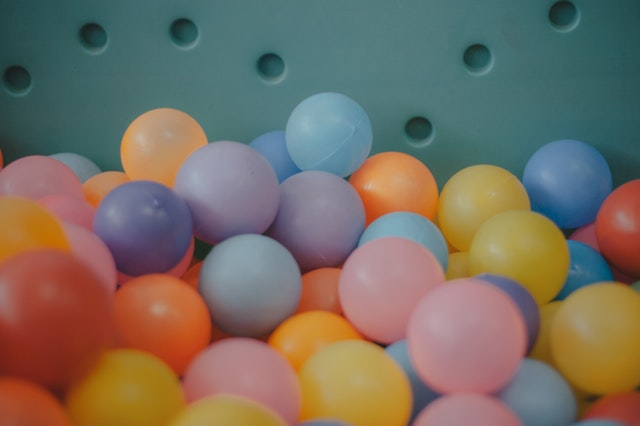
#> input picture opencv_udemy/balls.jpg, 640 x 426 px, given in place of the camera
$ python 28_real_time_shape_detection.py
#> lines starting #> are read from the running program, lines starting #| are printed output that depends on the picture; after the words box and inside, x2 and y2 are one past the last pixel; in counts of white or black regions, pixels touching at a corner belong together
import cv2
import numpy as np

def nothing(x):
    pass

cap = cv2.VideoCapture(0)
cv2.namedWindow("Settings")

cv2.createTrackbar("Lower-Hue", "Settings", 0, 180, nothing)
#> slider 'Lower-Hue' is set to 36
cv2.createTrackbar("Lower-Saturation", "Settings", 0, 255, nothing)
#> slider 'Lower-Saturation' is set to 51
cv2.createTrackbar("Lower-Value", "Settings", 0, 255, nothing)
#> slider 'Lower-Value' is set to 51
cv2.createTrackbar("Upper-Hue", "Settings", 0, 180, nothing)
#> slider 'Upper-Hue' is set to 180
cv2.createTrackbar("Upper-Saturation", "Settings", 0, 255, nothing)
#> slider 'Upper-Saturation' is set to 255
cv2.createTrackbar("Upper-Value", "Settings", 0, 255, nothing)
#> slider 'Upper-Value' is set to 255

font = cv2.FONT_HERSHEY_SIMPLEX

while 1:
    ret, frame = cap.read()
#> frame is the input picture: shape (426, 640, 3); mean B, G, R 97.5, 110.1, 120
    frame = cv2.flip(frame, 1)
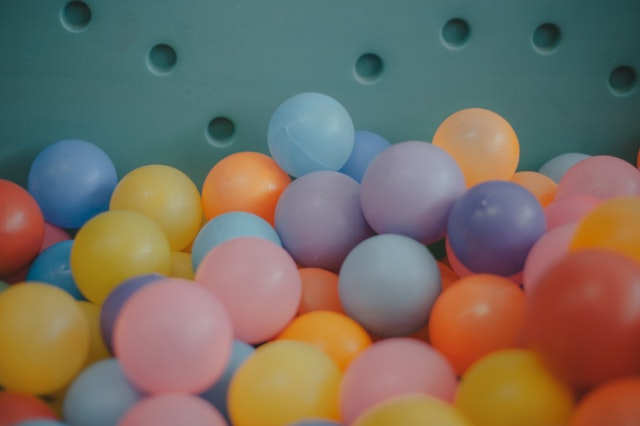
#> frame: shape (426, 640, 3); mean B, G, R 97.5, 110.1, 120
    hsv = cv2.cvtColor(frame, cv2.COLOR_BGR2HSV)
#> hsv: shape (426, 640, 3); mean H, S, V 76.2, 115.2, 140.5

    lh = cv2.getTrackbarPos("Lower-Hue", "Settings")
    ls = cv2.getTrackbarPos("Lower-Saturation", "Settings")
    lv = cv2.getTrackbarPos("Lower-Value", "Settings")
    uh = cv2.getTrackbarPos("Upper-Hue", "Settings")
    us = cv2.getTrackbarPos("Upper-Saturation", "Settings")
    uv = cv2.getTrackbarPos("Upper-Value", "Settings")

    lower_color = np.array([lh, ls, lv])
    upper_color = np.array([uh, us, uv])

    mask = cv2.inRange(hsv, lower_color, upper_color)
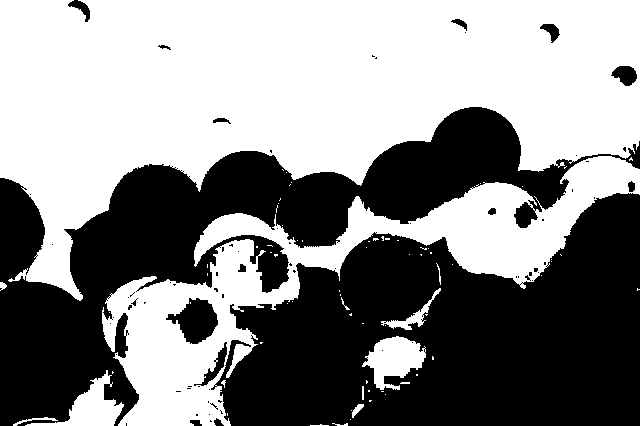
#> mask: shape (426, 640); 53.8% white; 72 black regions (57 under 20 px), largest, box (x1, y1, x2, y2) and area: (211, 193, 640, 426) 66528, (0, 107, 640, 426) 56237, (166, 298, 218, 344) 1382

    kernel = np.ones((5,5), np.uint8)
    mask = cv2.erode(mask, kernel)
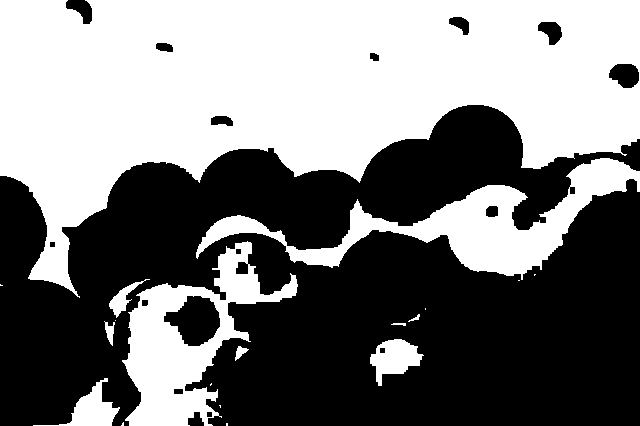
#> mask: shape (426, 640); 48.6% white; 19 white regions (9 under 20 px)

    contours, _ = cv2.findContours(mask, cv2.RETR_TREE, cv2.CHAIN_APPROX_SIMPLE)
#> contours = 35 contours, 11 with area under 20; largest, box (x1, y1, x2, y2) and area: (0, 0, 640, 298) 103574, (122, 241, 298, 426) 13668, (196, 158, 640, 280) 13536, (163, 295, 221, 347) 1900, (370, 339, 424, 386) 1324

    for cnt in contours:
        area = cv2.contourArea(cnt)
        epsilon = 0.02*cv2.arcLength(cnt, True)
        approx = cv2.approxPolyDP(cnt, epsilon, True)

        x = approx.ravel()[0]
        y = approx.ravel()[1]

        if area > 400:
            cv2.drawContours(frame, [approx], 0, (0,0,0), 5)

            if len(approx) == 3:
                cv2.putText(frame, "Triangle", (x,y), font, 1, (0,0,0))
            elif len(approx) == 4:
                cv2.putText(frame, "Rectangle", (x,y), font, 1, (0))
            elif len(approx) == 5:
                cv2.putText(frame, "Pentagon", (x,y), font, 1, (0))
            elif len(approx) > 6:
                cv2.putText(frame, "circle", (x,y), font, 1, (0))
#> this loop made 35 passes
#> (area, epsilon, x, y) on passes 5, 7, 8, 10, 16, 18, 19, 20, 21, 22, 23, 24: (1214.5, 5.27, 119, 407), (1324, 3.67, 417, 346), (34, 0.433, 379, 348), (105.5, 1.37, 104, 321), (365.5, 2.8, 149, 279), (13668.5, 20.62, 295, 275), (34, 0.433, 206, 412), (58, 0.593, 173, 389), (45.5, 0.501, 141, 300), (1900, 3.87, 187, 295), (148.5, 0.958, 238, 261), (34, 0.433, 235, 249)
#> (area, epsilon, approx, x, y) on pass 6: (78, 0.893, [[248, 349], [238, 346], [236, 351], [235, 360]], 248, 349)
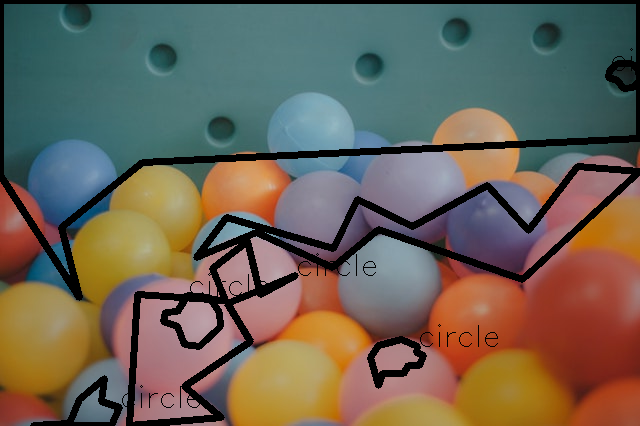
#> frame: shape (426, 640, 3); 9.52% of pixels changed, all inside (x1, y1, x2, y2) = (0, 0, 640, 426)


    cv2.imshow("frame", frame)
    cv2.imshow("mask", mask)

    if cv2.waitKey(3) & 0xFF == ord('q'):
#> (key q is pressed here)
        break
